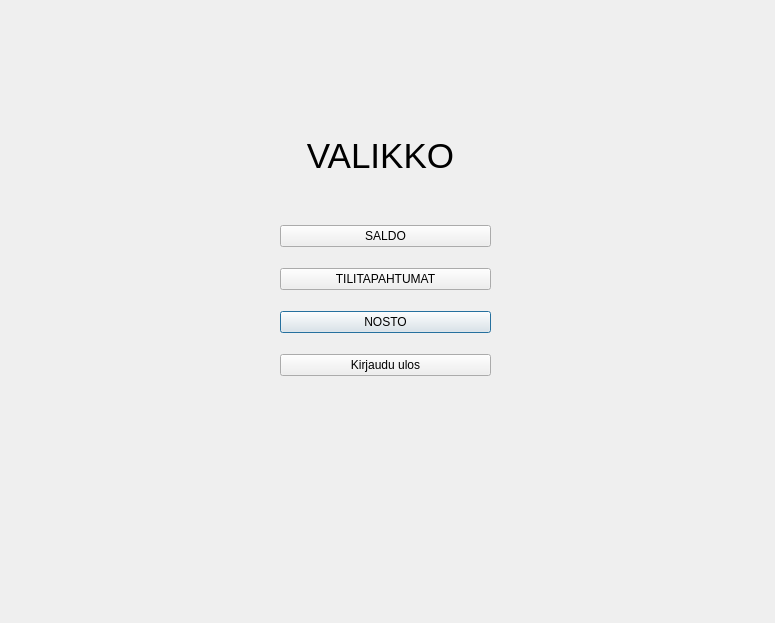
<?xml version="1.0" encoding="UTF-8"?>
<ui version="4.0">
 <class>menu</class>
 <widget class="QDialog" name="menu">
  <property name="geometry">
   <rect>
    <x>0</x>
    <y>0</y>
    <width>775</width>
    <height>623</height>
   </rect>
  </property>
  <property name="windowTitle">
   <string>Dialog</string>
  </property>
  <widget class="QStackedWidget" name="stackedWidget">
   <property name="geometry">
    <rect>
     <x>40</x>
     <y>80</y>
     <width>691</width>
     <height>431</height>
    </rect>
   </property>
   <property name="currentIndex">
    <number>0</number>
   </property>
   <widget class="QWidget" name="valikko">
    <widget class="QLabel" name="label">
     <property name="geometry">
      <rect>
       <x>200</x>
       <y>20</y>
       <width>281</width>
       <height>111</height>
      </rect>
     </property>
     <property name="font">
      <font>
       <pointsize>26</pointsize>
      </font>
     </property>
     <property name="text">
      <string>VALIKKO</string>
     </property>
     <property name="alignment">
      <set>Qt::AlignCenter</set>
     </property>
    </widget>
    <widget class="QWidget" name="gridLayoutWidget">
     <property name="geometry">
      <rect>
       <x>240</x>
       <y>130</y>
       <width>211</width>
       <height>181</height>
      </rect>
     </property>
     <layout class="QGridLayout" name="gridLayout">
      <item row="2" column="0">
       <widget class="QPushButton" name="btnNosto">
        <property name="text">
         <string>NOSTO</string>
        </property>
       </widget>
      </item>
      <item row="0" column="0">
       <widget class="QPushButton" name="btnSaldo">
        <property name="text">
         <string>SALDO</string>
        </property>
       </widget>
      </item>
      <item row="1" column="0">
       <widget class="QPushButton" name="btnTapahtumat">
        <property name="text">
         <string>TILITAPAHTUMAT</string>
        </property>
       </widget>
      </item>
      <item row="3" column="0">
       <widget class="QPushButton" name="btnUlos">
        <property name="text">
         <string>Kirjaudu ulos</string>
        </property>
       </widget>
      </item>
     </layout>
    </widget>
   </widget>
   <widget class="QWidget" name="tilitapahtuma">
    <widget class="QLabel" name="label_2">
     <property name="geometry">
      <rect>
       <x>280</x>
       <y>50</y>
       <width>131</width>
       <height>61</height>
      </rect>
     </property>
     <property name="font">
      <font>
       <pointsize>26</pointsize>
      </font>
     </property>
     <property name="text">
      <string>HISTORIA</string>
     </property>
     <property name="alignment">
      <set>Qt::AlignCenter</set>
     </property>
    </widget>
    <widget class="QPushButton" name="btnLogsEdellinen">
     <property name="geometry">
      <rect>
       <x>10</x>
       <y>10</y>
       <width>81</width>
       <height>31</height>
      </rect>
     </property>
     <property name="text">
      <string>Edellinen</string>
     </property>
    </widget>
    <widget class="QTextEdit" name="textEditLogs">
     <property name="geometry">
      <rect>
       <x>180</x>
       <y>110</y>
       <width>331</width>
       <height>271</height>
      </rect>
     </property>
    </widget>
   </widget>
   <widget class="QWidget" name="saldo">
    <widget class="QLabel" name="label_3">
     <property name="geometry">
      <rect>
       <x>280</x>
       <y>60</y>
       <width>101</width>
       <height>61</height>
      </rect>
     </property>
     <property name="font">
      <font>
       <pointsize>26</pointsize>
      </font>
     </property>
     <property name="text">
      <string>SALDO</string>
     </property>
     <property name="alignment">
      <set>Qt::AlignCenter</set>
     </property>
    </widget>
    <widget class="QPushButton" name="btnEdellinenSaldo">
     <property name="geometry">
      <rect>
       <x>10</x>
       <y>10</y>
       <width>81</width>
       <height>31</height>
      </rect>
     </property>
     <property name="text">
      <string>Edellinen</string>
     </property>
    </widget>
    <widget class="QTextEdit" name="textEditSaldo">
     <property name="geometry">
      <rect>
       <x>190</x>
       <y>120</y>
       <width>291</width>
       <height>231</height>
      </rect>
     </property>
    </widget>
   </widget>
   <widget class="QWidget" name="page_2"/>
  </widget>
 </widget>
 <resources/>
 <connections/>
</ui>
